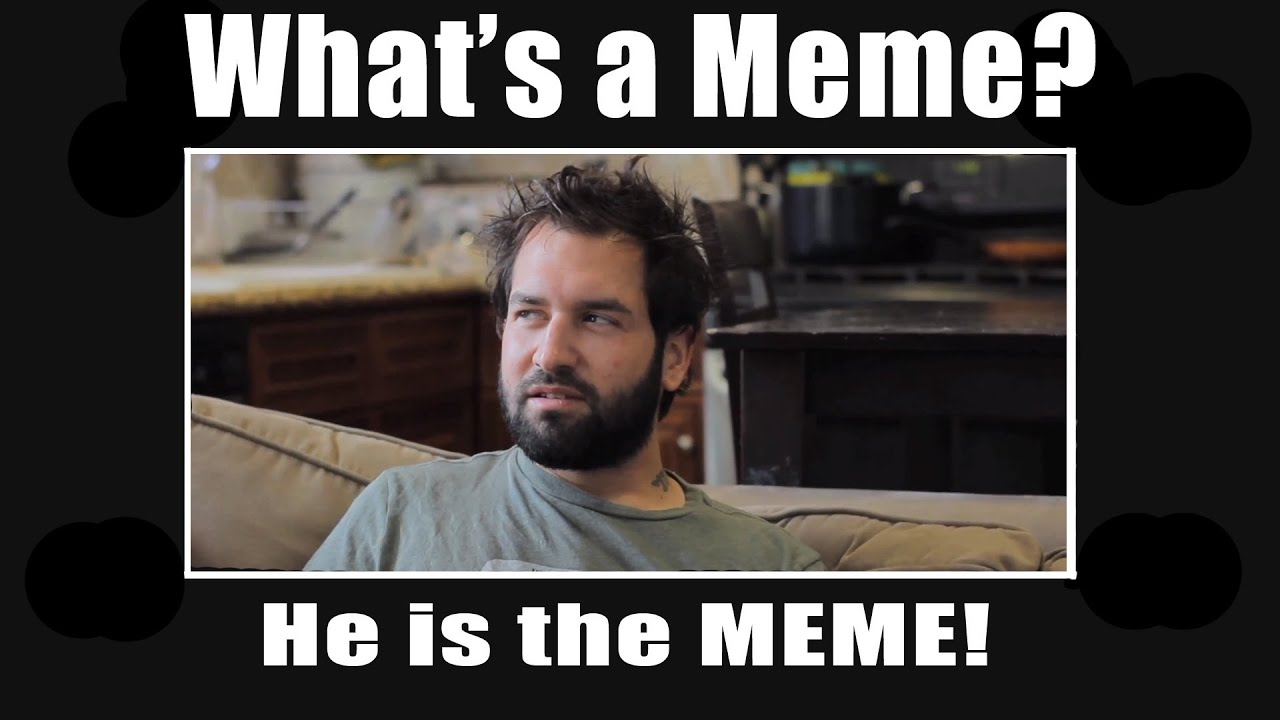
#> input picture ocr/Testing/boldfont.jpg, 1280 x 720 px
$ python -i hasher.py   (imports and definitions only)   (older library calls are emulated)
#> lines starting #> are read from the running program, lines starting #| are printed output that depends on the picture
#!/usr/bin/env python3

from enum import Enum
from PIL import Image, UnidentifiedImageError
import imagehash
import math

class Hasher:
    """
    Custom wrapper class to handle hashing of images or text.

    Utilises https://pypi.org/project/ImageHash/ for image hashing.
    """
    def __init__(self):
        pass


    class Type(Enum):
        """An enum representing the hash type"""
        TEXT = 'TEXT'
        IMAGE = 'IMAGE'
        IMAGERGB = 'IMAGERGB'
        def isImage(self):
            return self in (Hasher.Type.IMAGE, Hasher.Type.IMAGERGB)
        def isText(self):
            return self in (Hasher.Type.TEXT,)

    class ImageHashMethod(Enum):
        """An enum representing the method to hash an image"""
        AHASH = 'aHash'
        PHASH = 'pHash'
        DHASH = 'dHash'
        WHASH = 'wHash'

    # [42 lines left out: function hash, not called in this run]

    @staticmethod
    def hashImage(image: Image, hashMethod: str = 'dHash', hash_size: int = 8, retainRGB = False):
        """
        Hashes the image given into using the relevant hashing method.

        Parameters:
        - image: accepts a filename or PIL image.
        - hashMethod: accepts a hash method in the ImageHashMethod enum, i.e. aHash, pHash, dHash, wHash.
        - retainRGB: splits and retains separate RGB information in the hash. Will contain three times as much data.
        """
#> called with image = '../ocr/Testing/boldfont.jpg', hashMethod = 'dHash', hash_size = 8, retainRGB = False
        if isinstance(image, str):
            image = Image.open(image)
#> image is the input picture: PIL image 1280x720 RGB; mean R, G, B 67.4, 63.7, 61.5

        img = image.convert("L")
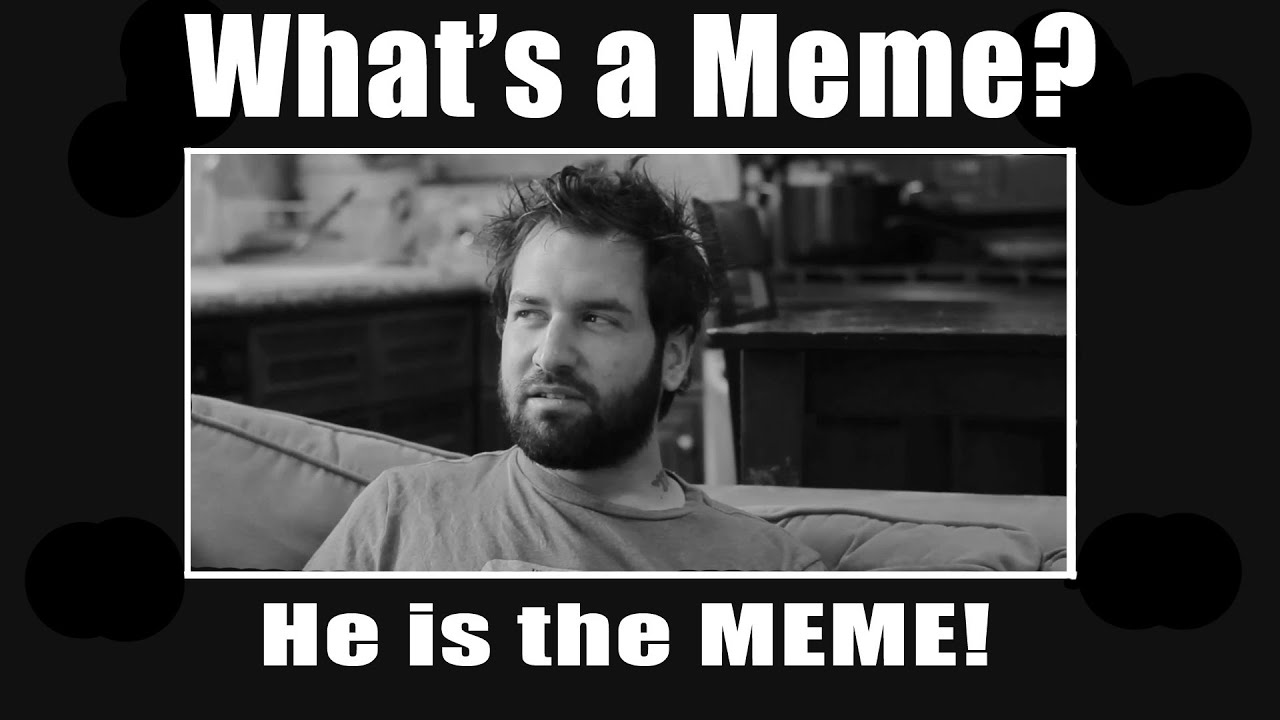
#> img: PIL image 1280x720 L; min 0, max 255, mean 64.6
        img = img.resize((8, 8), Image.ANTIALIAS)
        prev_px = img.getpixel((0, 7))
#> prev_px = 11
        diff_hash = 0
        for row in range(0, 8, 2):
            for col in range(8):
                diff_hash <<= 1
                pixel = img.getpixel((col, row))
                diff_hash |= 1 * (pixel >= prev_px)
                prev_px = pixel
            row += 1
            for col in range(7, -1, -1):
                diff_hash <<= 1
                pixel = img.getpixel((col, row))
                diff_hash |= 1 * (pixel >= prev_px)
                prev_px = pixel
#> after the loop, diff_hash = 17038492711121612004
        return str('%x' % (diff_hash))

    # [62 lines left out: functions hashText, sim, diff, not called in this run]

>>> result = Hasher().hashImage('../ocr/Testing/boldfont.jpg')
#> result = 'ec74e2d8d27c6ce4'
